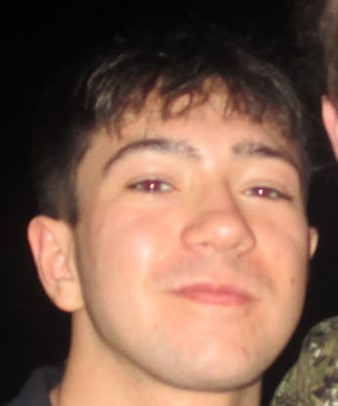
#> input picture basic_haar/training_data/Cameron/20250315_091437_816508.JPEG, 338 x 406 px; its folder holds only this picture in this run
$ python TrainFaces.py
#> lines starting #> are read from the running program, lines starting #| are printed output that depends on the picture
import json
import os
import cv2
import numpy as np

# 1. Path to your Haar Cascade file
haar_cascade_path = "haarcascade_frontalface_default.xml"

# 2. Initialize the Haar Cascade
face_cascade = cv2.CascadeClassifier(haar_cascade_path)

def get_images_and_labels(data_folder_path):
    """
    Walks through each person’s folder inside `data_folder_path`,
    reads images, detects faces, and returns:
        - faces: list of cropped face regions
        - labels: list of integer labels corresponding to each face
        - label_dict: mapping of label -> person name
    """
#> called with data_folder_path = 'training_data'
    faces = []
    labels = []
    label_dict = {}

    # This integer will act as our label ID for each person
    current_label_id = 0

    # Loop over each person folder in train_data
    for person_name in os.listdir(data_folder_path):
        person_folder_path = os.path.join(data_folder_path, person_name)

        # Skip anything that's not a directory
        if not os.path.isdir(person_folder_path):
            continue

        # Assign a numeric label to this person (e.g., 0 for person1, 1 for person2, etc.)
        label_dict[current_label_id] = person_name

        # Loop over each image in this person's folder
        for image_name in os.listdir(person_folder_path):
            image_path = os.path.join(person_folder_path, image_name)

            # Read the image
            image = cv2.imread(image_path)
#> image is the input picture: shape (406, 338, 3); mean B, G, R 78.2, 94.8, 127.5
            if image is None:
                continue  # skip unreadable or invalid images

            # Convert to grayscale (face recognizers expect grayscale)
            gray = cv2.cvtColor(image, cv2.COLOR_BGR2GRAY)
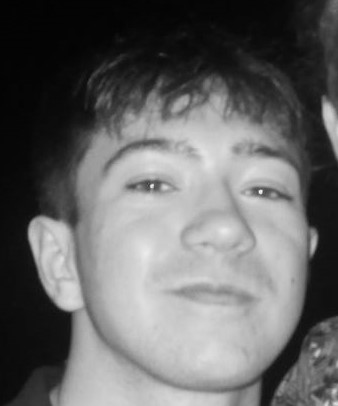
#> gray: shape (406, 338); min 2, max 246, mean 102.7

            # Detect faces in the image (you might want to tune the scaleFactor & minNeighbors)
            faces_rects = face_cascade.detectMultiScale(
                gray,
                scaleFactor=1.3,
                minNeighbors=5
            )
#> faces_rects = [[72, 98, 250, 250]]

            # For each face detected, crop it and add to the training set
            for (x, y, w, h) in faces_rects:
                face_roi = gray[y:y+h, x:x+w]
                faces.append(face_roi)
                labels.append(current_label_id)
#> this loop made 1 pass
#> pass 1, in get_images_and_labels, `face_roi = gray[y:y+h, x:x+w]`:
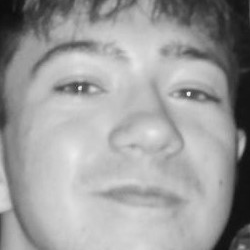
#> face_roi: shape (250, 250); min 12, max 246, mean 157
#> after the loop, faces = 1 item; labels = [0]

        current_label_id += 1

    return faces, labels, label_dict


if __name__ == "__main__":
    # Path to the folder containing subfolders of faces
    data_folder_path = "training_data"

    # Get the face ROIs and labels
    faces, labels, label_dict = get_images_and_labels(data_folder_path)
#> faces = 1 item; labels = [0]; label_dict = {0: 'Cameron'}

    print(f"Collected {len(faces)} faces from {len(label_dict)} different persons.")
#| Collected 1 faces from 1 different persons.

    with open("labels.json", "w") as f:
        json.dump(label_dict, f)

    # 3. Create the LBPH Face Recognizer
    recognizer = cv2.face.LBPHFaceRecognizer_create()

    # 4. Train the recognizer
    recognizer.train(faces, np.array(labels))

    # 5. Save the trained model to a file
    recognizer.save("training_data.yml")
    print("Training complete. Model saved to 'training_data.yml'.")

$ run again, on basic_haar/training_data/Cameron/20250315_091437_8C433B.JPEG
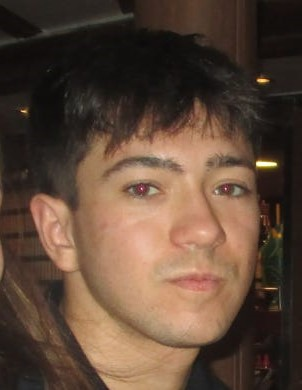
#> input picture basic_haar/training_data/Cameron/20250315_091437_8C433B.JPEG, 302 x 390 px
#> in get_images_and_labels, image is the input picture: shape (390, 302, 3); mean B, G, R 56.4, 71.6, 93.7
#> in get_images_and_labels, `gray = cv2.cvtColor(image, cv2.COLOR_BGR2GRAY)`:
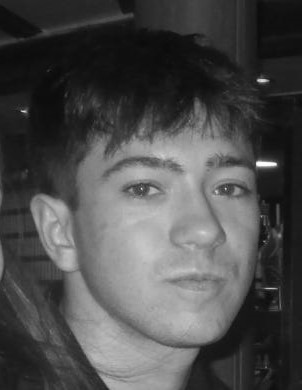
#> gray: shape (390, 302); min 5, max 253, mean 76.5
#> faces_rects = [[84, 123, 201, 201]]
#> the loop in get_images_and_labels, `for (x, y, w, h) in faces_rects:` made 1 pass
#> pass 1, in get_images_and_labels, `face_roi = gray[y:y+h, x:x+w]`:
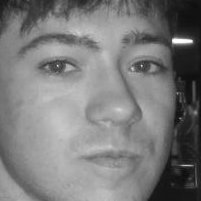
#> face_roi: shape (201, 201); min 10, max 253, mean 122.9
#> after the loop in get_images_and_labels, `for (x, y, w, h) in faces_rects:`: faces = 1 item; labels = [0]
#> `faces, labels, label_dict = get_images_and_labels(data_folder_path)`: faces = 1 item; labels = [0]; label_dict = {0: 'Cameron'}
#| Collected 1 faces from 1 different persons.

$ run again, on basic_haar/training_data/Cameron/20250315_092330_86BF50.JPEG
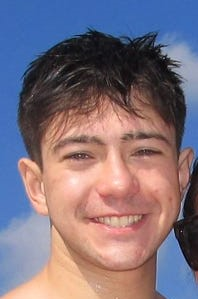
#> input picture basic_haar/training_data/Cameron/20250315_092330_86BF50.JPEG, 198 x 299 px
#> in get_images_and_labels, image is the input picture: shape (299, 198, 3); mean B, G, R 125.4, 113.3, 127.5
#> in get_images_and_labels, `gray = cv2.cvtColor(image, cv2.COLOR_BGR2GRAY)`:
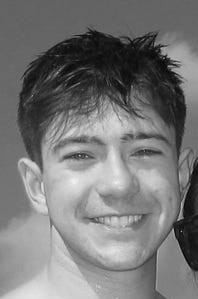
#> gray: shape (299, 198); min 2, max 239, mean 119
#> faces_rects = [[38, 98, 150, 150]]
#> the loop in get_images_and_labels, `for (x, y, w, h) in faces_rects:` made 1 pass
#> pass 1, in get_images_and_labels, `face_roi = gray[y:y+h, x:x+w]`:
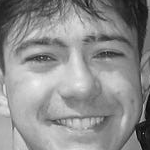
#> face_roi: shape (150, 150); min 4, max 239, mean 141.8
#> after the loop in get_images_and_labels, `for (x, y, w, h) in faces_rects:`: faces = 1 item; labels = [0]
#> `faces, labels, label_dict = get_images_and_labels(data_folder_path)`: faces = 1 item; labels = [0]; label_dict = {0: 'Cameron'}
#| Collected 1 faces from 1 different persons.
